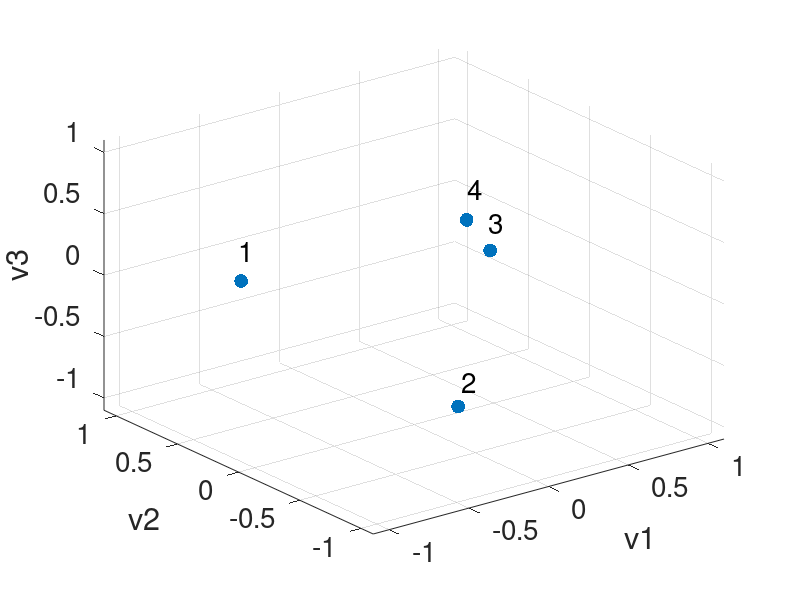
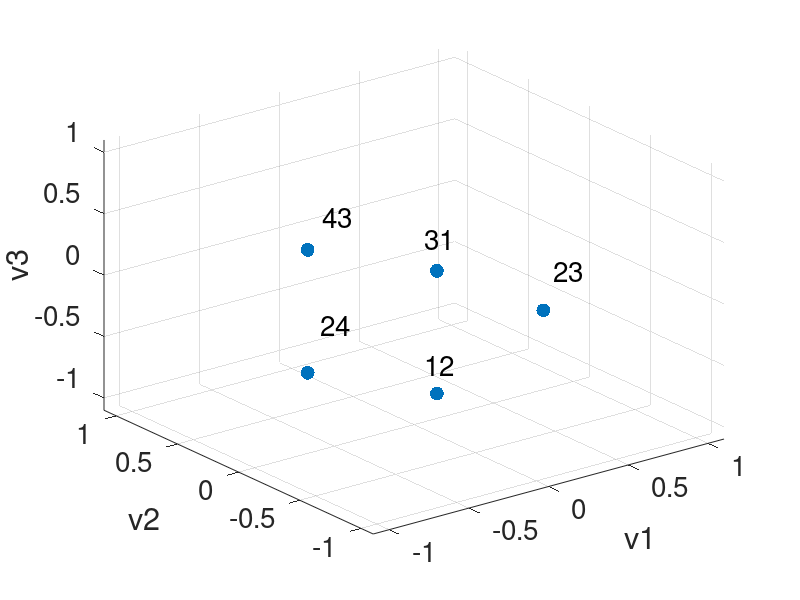
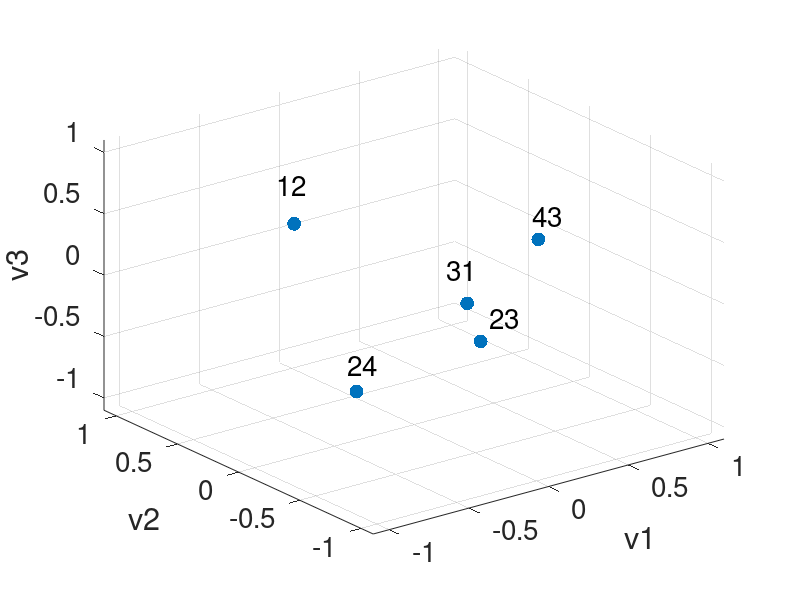
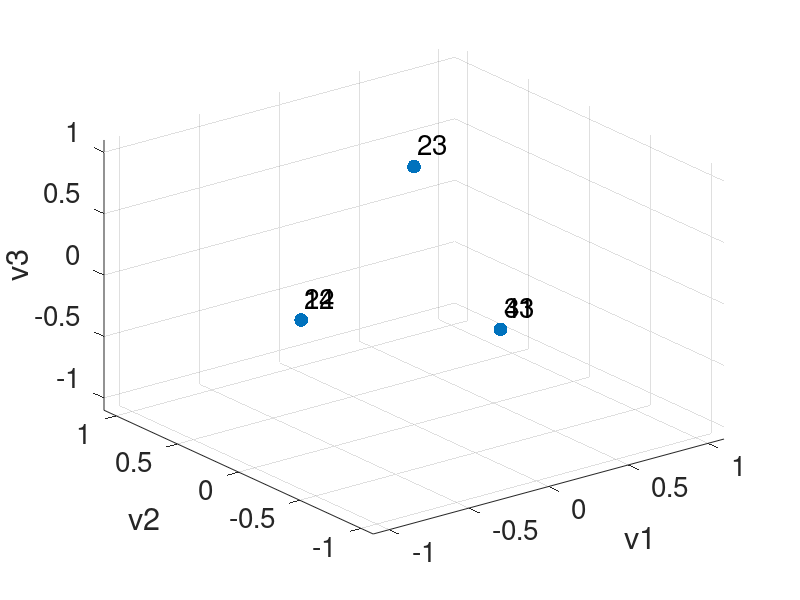

Here is the MATLAB script that generated these plots, in order:
% Simpliical complices with two triangles sharing the same edge

%%% 4 nodes, 5 edges, 2 triangles
n_node = 4; n_edge =5; n_triangle = 2;
node_name = [1 2 3 4]'; node_name = num2str(node_name); node_label = cellstr(node_name);
edge_name = [12 31 23 24 43]'; edge_name = num2str(edge_name); edge_label = cellstr(edge_name);
trg_name = [132 234]'; trg_name = num2str(trg_name); trg_label = cellstr(trg_name);

% create boundary operators
%%% B1
B1 = [-1 1 0 0 0; 1 0 -1 -1 0; 0 -1 1 0 1; 0 0 0 1 -1];

%%% B2
B2 = [-1 0; -1 0; -1 1; 0 -1; 0 -1];

%%% Permutation matrix
P = [0 0 0 1; 0 0 1 0; 0 1 0 0; 1 0 0 0];
%% Undirected Version

% Hodge Laplacian
L0u = B1 * B1'; % 0-up Laplacian
L1d = B1' * B1; % 1-up Laplacian, n_edge*n_edge matrix
L1u = B2 * B2'; % 1-up Laplacian, n_edge*n_edge matrix
L2d = B2' * B2; % 2-down Laplacian, n_triangle*n_triangle matrix

P * L0u* P' == L0u;

% The undirected infered adjacency matrix
A0_up = diag(diag(L0u)) - L0u; % this is the same as the standard adjacency matrix for standard graph
D1_up = diag(diag(L1u));
A1_up = D1_up - L1u; % infered adjacency between edges

% solve the eigenvalues
% 0-up Laplacian
[V0u,D0u] = eig(L0u); % same as normal Laplacian, node 1,2,3 on the left, node 4 in the middle, node 5,6 on the right
idx = kmeans(V0u(:,2),3);
scatter(V0u(:,2),V0u(:,3))
x = V0u(:,2); y = V0u(:,3); z = V0u(:,4); s = 100.* ones(size(x));
scatter3(x, y, z, s, 'filled')
set(gca,'XLim',[-1.1 1.1],'YLim',[-1.1 1.1],'ZLim',[-1.1 1.1])
name = [1 2 3 4]'; name = num2str(name); label = cellstr(name);
dx = 0.1+0.1*rand(size(x)); dy = 0.1+0.1*rand(size(y)); dz = 0.1+0.1*rand(size(z));% displacement so the text does not overlay the data points
text(x+dx, y+dy, z+dz, node_label, 'FontSize', 20);
xlabel('v1');
ylabel('v2');
zlabel('v3');
set(gca,'fontsize',20);
plt.LineWidth = 2;
ax = gca;
exportgraphics(ax,'plots/two_triangles_v1_L0u.eps','Resolution',300) 

L0u*(P*V0u) - (P*V0u)*D0u

% 1-down Laplacian
[V1d,D1d] = eig(L1d); % find clusters of eddges by common nodes 
idx = kmeans(V1d(:,1),3);
x = V1d(:,1); y = V1d(:,2); z = V1d(:,3); s = 100.* ones(size(x));
scatter3(x, y, z, s, 'filled')
set(gca,'XLim',[-1.1 1.1],'YLim',[-1.1 1.1],'ZLim',[-1.1 1.1])
name = [12 31 23 24 43]'; name = num2str(name); label = cellstr(name);
dx = 0.05+0.2*rand(size(x)); dy = 0.05+0.2*rand(size(y)); dz = 0.05+0.2*rand(size(z));% displacement so the text does not overlay the data points
text(x+dx, y+dy, z+dz, edge_label, 'FontSize', 20);
xlabel('v1');
ylabel('v2');
zlabel('v3');
set(gca,'fontsize',20);
plt.LineWidth = 2;
ax = gca;
exportgraphics(ax,'plots/two_triangles_v1_L1d.eps','Resolution',300) 

% 1-up Laplacian
[V1u,D1u] = eig(L1u); % zero eigenvalues find connected components of edges through shared triangles
x = V1u(:,1); y = V1u(:,2); z = V1u(:,3); s = 100.* ones(size(x));
idx = kmeans(V1u(:,1),3);
scatter3(x, y, z, s, 'filled')
set(gca,'XLim',[-1.1 1.1],'YLim',[-1.1 1.1],'ZLim',[-1.1 1.1])
name = [12 31 23 24 43]'; name = num2str(name); label = cellstr(name);
dx = 0.05+0.2*rand(size(x)); dy = 0.05+0.2*rand(size(y)); dz = 0.05+0.2*rand(size(z));% displacement so the text does not overlay the data points
text(x+dx, y+dy, z+dz, edge_label, 'FontSize', 20);
xlabel('v1');
ylabel('v2');
zlabel('v3');
set(gca,'fontsize',20);
plt.LineWidth = 2;
ax = gca;
exportgraphics(ax,'plots/two_triangles_v1_L1u.eps','Resolution',300) 

% 1 Laplacian
[V1,D1] = eig(L1u+L1d); % zero eigenvalues find connected components of edges through shared triangles
x = V1(:,1); y = V1(:,2); z = V1(:,3); s = 100.* ones(size(x));
idx = kmeans(V1(:,1:2),3);
scatter3(x, y, z, s, 'filled')
set(gca,'XLim',[-1.1 1.1],'YLim',[-1.1 1.1],'ZLim',[-1.1 1.1])
name = [12 31 23 24 43]'; name = num2str(name); label = cellstr(name);
dx = 0.1; dy = 0.1; dz = 0.1;% displacement so the text does not overlay the data points
text(x+dx, y+dy, z+dz, edge_label, 'FontSize', 20);
xlabel('v1');
ylabel('v2');
zlabel('v3');
set(gca,'fontsize',20);
plt.LineWidth = 2;
ax = gca;
exportgraphics(ax,'plots/two_triangles_v1_L1.eps','Resolution',300) 

% 2-down Laplacian
[V2d,D2d] = eig(L2d); % find clusters of triangles by common edges 

%% Directed version {1,2,3}, {1,2}, {2,3}, {3,1}
g = 1/3;

%% First version in Ginestra's notes Section B2

% weight of flow
%%% B1
weight_e = [1 1 1 1 1];
Ph1 = repelem(weight_e,[n_node],[1]);
%%% B2
weight_t = [1 1];
Ph2 = repelem(weight_t,[n_edge],[1]);

%%% Directed adjacency matrix
B1M = 0.5*sqrt(2).*B1.*exp(-1i*pi*g*(Ph1.*B1));
B2M = 0.5*sqrt(2).*B2.*exp(-1i*pi*g*(Ph2.*B2));

L0Mu = B1M*B1M';
L1Md = B1M' * B1M;
L1Mu = B2M * B2M';

L0Mu = B1M*B1M';
L1Md = B1M' * B1M;
L1Mu = B2M * B2M';
L2Md = B2M' * B2M;

% 0-up Laplacian
[V, D] = eig(L0Mu); % zero eigenvalues find connected components of edges through shared triangles
D
angle(V)/(pi*g)

% 1-down Magnetic Laplacian
[V, D] = eig(L1Md); % zero eigenvalues find connected components of edges through shared nodes
D
angle(V)/(pi*g)

% 1-up Magnetic Laplacian
[V, D] = eig(L1Mu); % zero eigenvalues find connected components of edges through shared triangles
D
angle(V)/(pi*g)

% 2-down Magnetic Laplacian
[V, D] = eig(L2Md); % zero eigenvalues find connected components of edges through shared triangles
D
angle(V)/(pi*g)

%{
% 0-up Laplacian
[V,D] = eig(L0Mu); % zero eigenvalues find connected components of edges through shared triangles
Psi = angle(V);s = 100.* ones(size(Psi(:,1)));
idx = kmeans([cos(Psi(:,1)), sin(Psi(:,1))], 3);

scatter(cos(Psi(:,1)),sin(Psi(:,1)), s, 'filled')
set(gca,'XLim',[-1.1 1.1],'YLim',[-1.1 1.1])
name = [1 2 3 4 5 6]'; name = num2str(name); label = cellstr(name);
dx = 0.1+0.2*rand(n_node,1); dy = 0.1+0.2*rand(n_node,1);% displacement so the text does not overlay the data points
xlabel('cos(\theta)');
ylabel('sin(\theta)');
text(cos(Psi(:,1))+dx, sin(Psi(:,1))+dy, node_label, 'FontSize', 20);
set(gca,'fontsize',20);
plt.LineWidth = 2;
ax = gca;
exportgraphics(ax,'plots/two_triangles_v1_L0Mu.eps','Resolution',300) 

% 1-down Magnetic Laplacian
[V, D] = eig(L1Md); % zero eigenvalues find connected components of edges through shared nodes
Psi = angle(V); s = 100.* ones(size(Psi(:,1)));
idx = kmeans([cos(Psi(:,1:2)), sin(Psi(:,1:2))], 3);
scatter(cos(Psi(:,1)),sin(Psi(:,1)), s, 'filled')
set(gca,'XLim',[-1.1 1.1],'YLim',[-1.1 1.1])
name = [12 31 23 24 43 45 64 65]'; name = num2str(name); label = cellstr(name);
xlabel('cos(\theta)');
ylabel('sin(\theta)');
dx = -0.05+0.3*rand(n_edge,1); dy = -0.05+0.3*rand(n_edge,1);% displacement so the text does not overlay the data points
text(cos(Psi(:,1))+dx, sin(Psi(:,1))+dy, edge_label, 'FontSize', 20);
set(gca,'fontsize',20);
plt.LineWidth = 2;
ax = gca;
exportgraphics(ax,'plots/two_triangles_v1_L1Md.eps','Resolution',300) 

% 1-up Magnetic Laplacian
[V,D] = eig(L1Mu); % zero eigenvalues find connected components of edges through shared triangles
Psi = angle(V); s = 100.* ones(size(Psi(:,1)));
idx = kmeans([cos(Psi(:,1:3)), sin(Psi(:,1:3))], 3);
scatter(cos(Psi(:,1)),sin(Psi(:,1)), s, 'filled')
set(gca,'XLim',[-1.1 1.1],'YLim',[-1.1 1.1])
name = [12 31 23 24 43 45 64 65]'; name = num2str(name); label = cellstr(name);
xlabel('cos(\theta)');
ylabel('sin(\theta)');
dx = -0.05+0.3*rand(n_edge,1); dy = -0.05+0.3*rand(n_edge,1);% displacement so the text does not overlay the data points
text(cos(Psi(:,1))+dx, sin(Psi(:,1))+dy, edge_label, 'FontSize', 20);
set(gca,'fontsize',20);
plt.LineWidth = 2;
ax = gca;
exportgraphics(ax,'plots/two_triangles_v1_L1Mu.eps','Resolution',300) 


% 1 Laplacian
[V1M,D1M] = eig(L1Mu + L1Md); % zero eigenvalues find connected components of edges through shared triangles
Psi = angle(V1M);
idx = kmeans([cos(Psi(:,1)), sin(Psi(:,1:2))], 3);
scatter(cos(Psi(:,1)),sin(Psi(:,1)), s, 'filled')
set(gca,'XLim',[-1.1 1.1],'YLim',[-1.1 1.1])
name = [12 31 23 42 34 45 64 65]'; name = num2str(name); label = cellstr(name);
xlabel('cos(\theta)');
ylabel('sin(\theta)');
dx = 0.1; dy = 0.1;% displacement so the text does not overlay the data points
text(cos(Psi(:,1))+dx, sin(Psi(:,1))+dy, edge_label, 'FontSize', 20);
set(gca,'fontsize',20);
plt.LineWidth = 2;
ax = gca;
exportgraphics(ax,'plots/two_triangles_v1_L1M.eps','Resolution',300) 

%}